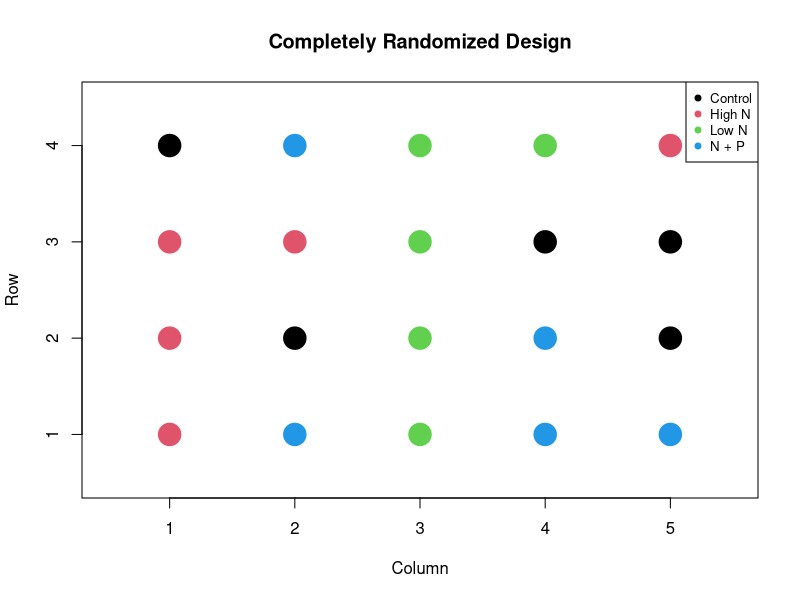
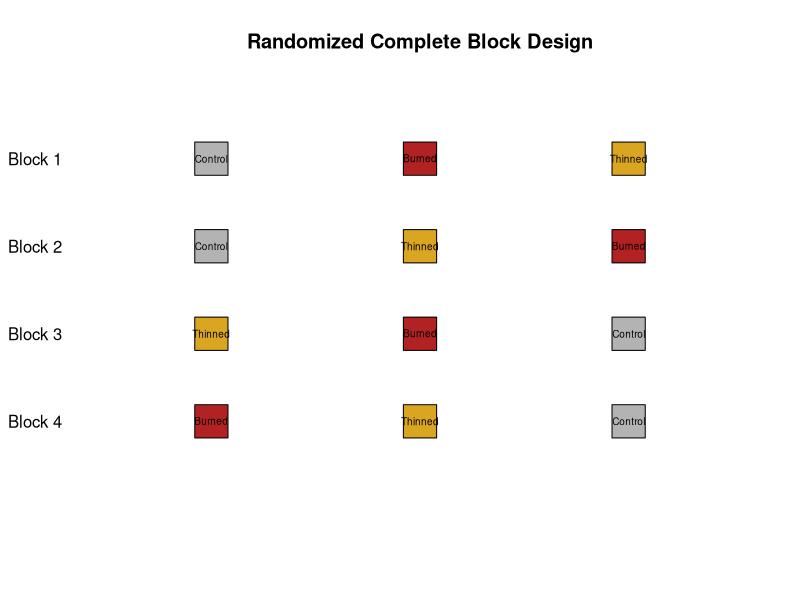
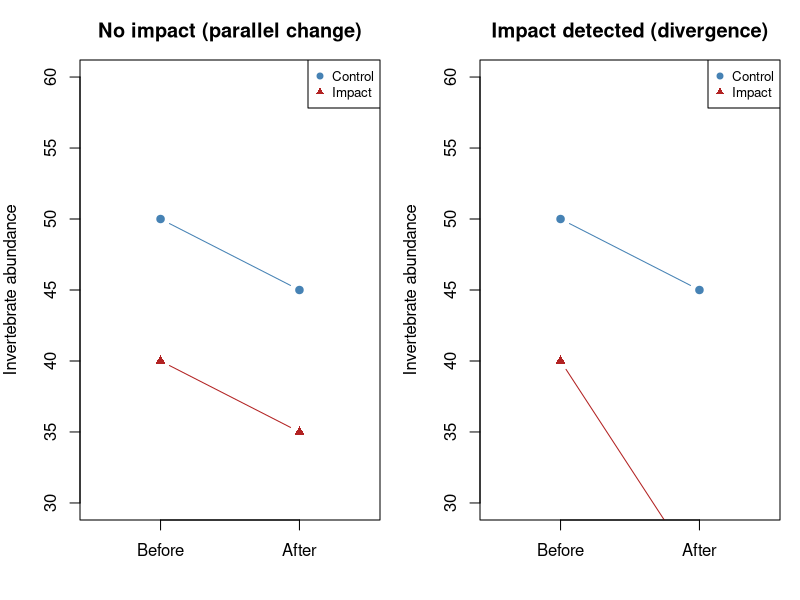

Generate these figures, in order, with R:
## ---- chunk 1
study_types <- data.frame(
  `Study Type` = c(
    "Manipulative experiment",
    "Natural experiment",
    "Quasi-experiment",
    "Observational (gradient)",
    "Space-for-time substitution"
  ),
  `Who assigns treatment?` = c(
    "Researcher (randomly)",
    "Nature (approximately random)",
    "Manager/agency (not random)",
    "No one (pre-existing variation)",
    "No one (spatial variation as proxy)"
  ),
  `Causal inference?` = c(
    "Strong",
    "Moderate (depends on context)",
    "Moderate (check for confounds)",
    "Weak (association only)",
    "Weak (confounds likely)"
  ),
  `Ecological example` = c(
    "Randomly assign fire treatments to plots",
    "Wildfire burns half a watershed",
    "Agency thins some stands but not others",
    "Measure species along a natural elevation gradient",
    "Sample sites burned 5, 20, 50 years ago"
  ),
  check.names = FALSE
)

knitr::kable(study_types,
             caption = "Study types differ in who controls the treatment and how strongly you can infer causation.")
## ---- chunk 2
set.seed(42)

# Imagine 20 plots with varying elevation (a potential confound)
n_plots <- 20
elevations <- round(runif(n_plots, min = 1500, max = 2500))

# Randomly assign treatments
treatment <- sample(rep(c("Burn", "Control"), each = n_plots / 2))

plot_data <- data.frame(
  plot = 1:n_plots,
  elevation = elevations,
  treatment = treatment
)

# Compare group means --- randomization approximately balances elevation
tapply(plot_data$elevation, plot_data$treatment, mean)
tapply(plot_data$elevation, plot_data$treatment, sd)
## ---- chunk 3
# Completely randomized assignment of 3 treatments to 30 plots
set.seed(123)
n <- 30
treatments <- rep(c("Control", "Low fertilizer", "High fertilizer"), each = n / 3)
assignment <- sample(treatments)  # shuffle randomly

table(assignment)
## ---- chunk 4
set.seed(226)

# 4 treatments, 5 replicates each = 20 plots
treatments <- rep(c("Control", "Low N", "High N", "N + P"), each = 5)
plots <- data.frame(
  plot_id = 1:20,
  treatment = sample(treatments),  # randomize
  row = rep(1:4, each = 5),
  col = rep(1:5, times = 4)
)

# Visualize the layout
plot(plots$col, plots$row,
     pch = 19, cex = 3,
     col = as.numeric(as.factor(plots$treatment)),
     xlab = "Column", ylab = "Row",
     main = "Completely Randomized Design",
     xlim = c(0.5, 5.5), ylim = c(0.5, 4.5))
legend("topright", legend = levels(as.factor(plots$treatment)),
       col = 1:4, pch = 19, cex = 0.8)
## ---- chunk 5
set.seed(42)

# 3 treatments, 4 blocks
n_blocks <- 4
treatments <- c("Control", "Thinned", "Burned")
n_treats <- length(treatments)

# Within each block, randomize treatment order
rcbd <- data.frame(
  block = rep(paste("Block", 1:n_blocks), each = n_treats),
  treatment = unlist(lapply(1:n_blocks, function(b) sample(treatments)))
)

rcbd$plot_num <- 1:nrow(rcbd)
rcbd$x <- rep(1:n_treats, times = n_blocks)
rcbd$y <- rep(n_blocks:1, each = n_treats)

# Visualize
cols <- c("Control" = "gray70", "Thinned" = "goldenrod", "Burned" = "firebrick")
plot(rcbd$x, rcbd$y,
     pch = 22, cex = 5, bg = cols[rcbd$treatment],
     xlab = "", ylab = "", axes = FALSE,
     main = "Randomized Complete Block Design",
     xlim = c(0.5, n_treats + 0.5), ylim = c(0.3, n_blocks + 0.7))
text(rcbd$x, rcbd$y, rcbd$treatment, cex = 0.6)
axis(2, at = n_blocks:1, labels = paste("Block", 1:n_blocks), las = 1, tick = FALSE)
## ---- chunk 6
# 2 x 2 factorial: fire and grazing
fire <- rep(c("Burned", "Unburned"), each = 2)
grazing <- rep(c("Grazed", "Ungrazed"), times = 2)
combinations <- data.frame(fire, grazing)
combinations$treatment <- paste(fire, grazing, sep = " + ")
knitr::kable(combinations, caption = "All treatment combinations in a 2 x 2 factorial design")
## ---- chunk 7
nested_data <- data.frame(
  level = c(rep("Site", 3), rep("Plot", 12), rep("Plant", 60)),
  label = c(
    paste("Site", 1:3),
    paste0("Plot ", rep(1:4, 3), " (Site ", rep(1:3, each = 4), ")"),
    paste0("Plant ", 1:60)
  )
)

cat("Nested structure:\n")
cat("  3 Sites\n")
cat("    └── 4 Plots per site (12 plots total)\n")
cat("        └── 5 Plants per plot (60 plants total)\n")
cat("\nTrue replicates for site-level effects: 3 sites\n")
cat("NOT 60 plants.\n")
## ---- chunk 8
cat("Split-plot structure:\n")
cat("  Whole plot factor: Fire (burned vs. unburned)\n")
cat("    Applied to: 1-hectare plots\n")
cat("  Subplot factor: Nitrogen (added vs. control)\n")
cat("    Applied to: 5 x 5 m subplots within each whole plot\n\n")
cat("Key consequence: the error term for testing the whole-plot factor (fire)\n")
cat("is different from the error term for testing the subplot factor (nitrogen).\n")
cat("This requires a mixed model or split-plot ANOVA.\n")
## ---- chunk 9
baci_types <- data.frame(
  Design = c(
    "Basic BACI",
    "BACI with multiple controls",
    "BACI with multiple time periods",
    "Full BACI (Beyond BACI)"
  ),
  `Impact sites` = c("1", "1+", "1", "1+"),
  `Control sites` = c("1", "Multiple", "1", "Multiple"),
  `Before periods` = c("1", "1", "Multiple", "Multiple"),
  `After periods` = c("1", "1", "Multiple", "Multiple"),
  `Strength` = c(
    "Weak: no replication in space or time",
    "Moderate: spatial replication of controls",
    "Moderate: temporal replication",
    "Strong: replication in both space and time"
  ),
  check.names = FALSE
)

knitr::kable(baci_types,
             caption = "BACI designs vary in replication. The full 'Beyond BACI' design with multiple control sites and multiple time periods before and after provides the strongest inference.")
## ---- chunk 10
par(mfrow = c(1, 2), mar = c(4, 4, 3, 1))

# No impact scenario
plot(c(1, 2), c(50, 45), type = "b", pch = 19, col = "steelblue",
     xlim = c(0.5, 2.5), ylim = c(30, 60),
     xlab = "", ylab = "Invertebrate abundance",
     main = "No impact (parallel change)", xaxt = "n")
lines(c(1, 2), c(40, 35), type = "b", pch = 17, col = "firebrick")
axis(1, at = 1:2, labels = c("Before", "After"))
legend("topright", legend = c("Control", "Impact"),
       col = c("steelblue", "firebrick"), pch = c(19, 17), cex = 0.8)

# Impact scenario
plot(c(1, 2), c(50, 45), type = "b", pch = 19, col = "steelblue",
     xlim = c(0.5, 2.5), ylim = c(30, 60),
     xlab = "", ylab = "Invertebrate abundance",
     main = "Impact detected (divergence)", xaxt = "n")
lines(c(1, 2), c(40, 25), type = "b", pch = 17, col = "firebrick")
axis(1, at = 1:2, labels = c("Before", "After"))
legend("topright", legend = c("Control", "Impact"),
       col = c("steelblue", "firebrick"), pch = c(19, 17), cex = 0.8)
## ---- chunk 11
rep_table <- data.frame(
  Scenario = c(
    "3 fire treatments applied to 3 watersheds; 10 plots per watershed",
    "Herbicide sprayed on 6 garden beds (3 treated, 3 control); 20 plants per bed",
    "4 grazing exclosures and 4 grazed areas; species counted in 5 quadrats per area",
    "Fertilizer applied to individual pots; 1 plant per pot; 15 pots per treatment",
    "2 greenhouses set to different temperatures; 50 plants per greenhouse"
  ),
  `Unit of replication` = c(
    "Watershed (n = 1 per treatment!)",
    "Garden bed (n = 3 per treatment)",
    "Exclosure/area (n = 4 per treatment)",
    "Pot (n = 15 per treatment)",
    "Greenhouse (n = 1 per treatment!)"
  ),
  Subsamples = c(
    "Plots within watersheds",
    "Plants within beds",
    "Quadrats within areas",
    "None (1 plant per pot)",
    "Plants within greenhouses"
  ),
  `Problem?` = c(
    "Yes: n = 1 per treatment, no replication",
    "No: adequate replication",
    "No: adequate replication",
    "No: adequate replication",
    "Yes: n = 1 per treatment, no replication"
  ),
  check.names = FALSE
)

knitr::kable(rep_table,
             caption = "Identifying the unit of replication. The treatment is applied at the level of the replicate, not the subsample.")
## ---- chunk 12
design_model <- data.frame(
  Design = c(
    "Completely Randomized (CRD)",
    "Randomized Complete Block (RCBD)",
    "Factorial",
    "Nested",
    "Split-plot",
    "Repeated measures",
    "BACI"
  ),
  `Statistical model` = c(
    "One-way ANOVA / lm(y ~ treatment)",
    "lm(y ~ treatment + block)",
    "lm(y ~ A * B)  [two-way ANOVA]",
    "lmer(y ~ treatment + (1 | group))",
    "lmer(y ~ whole_plot_trt * subplot_trt + (1 | whole_plot))",
    "lmer(y ~ treatment * time + (1 | subject))",
    "lmer(y ~ period * site_type + (1 | site))"
  ),
  `Key feature` = c(
    "Treatment as only predictor",
    "Block removes known variation (not tested)",
    "Interaction tests whether effects depend on each other",
    "Random effect accounts for non-independence",
    "Different error terms for whole-plot and subplot",
    "Random effect for repeated observations on same unit",
    "Interaction is the test of impact"
  ),
  check.names = FALSE
)

knitr::kable(design_model,
             caption = "Each experimental design maps to a specific statistical model. Understanding your design is a prerequisite for writing the correct model.")
